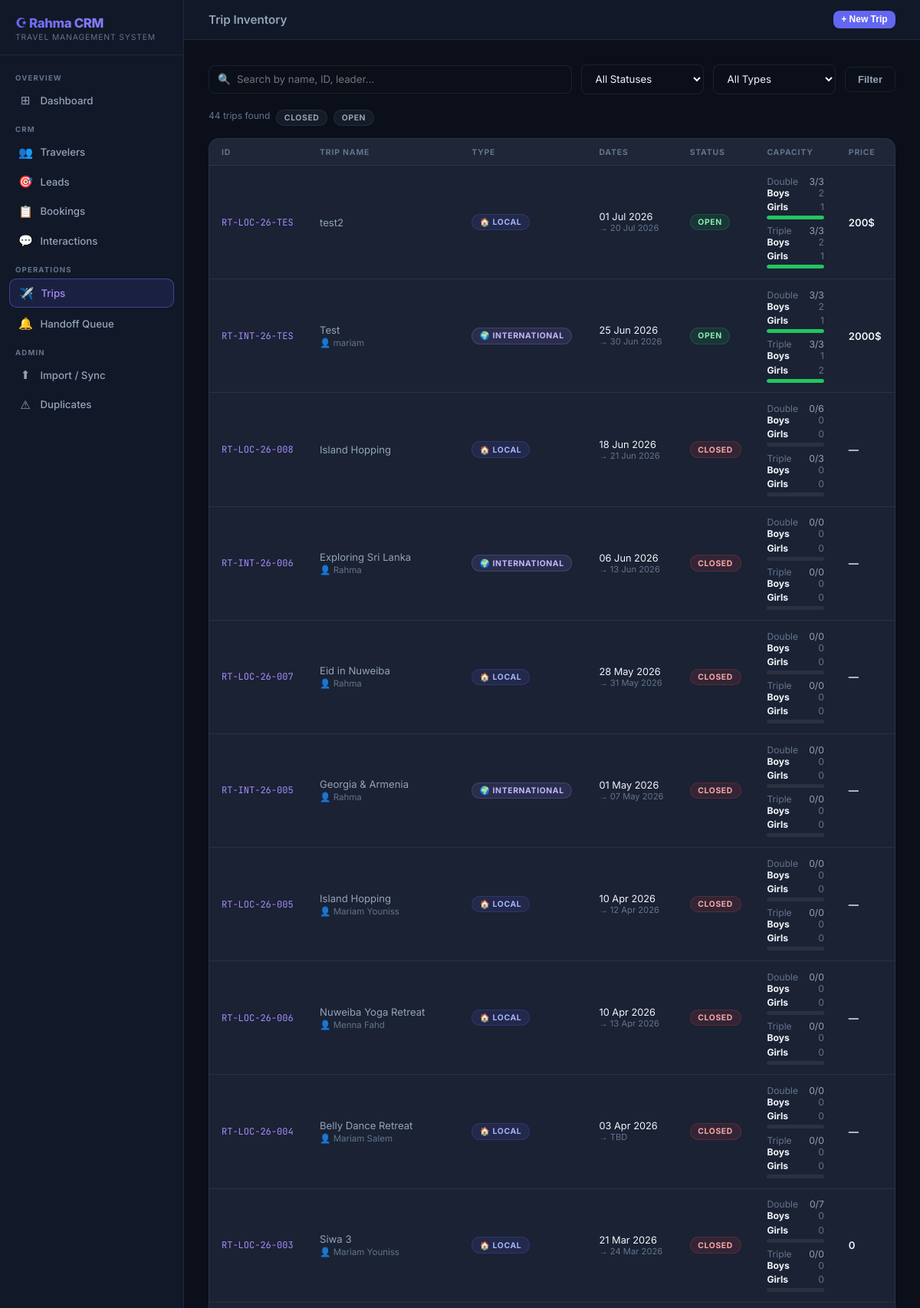
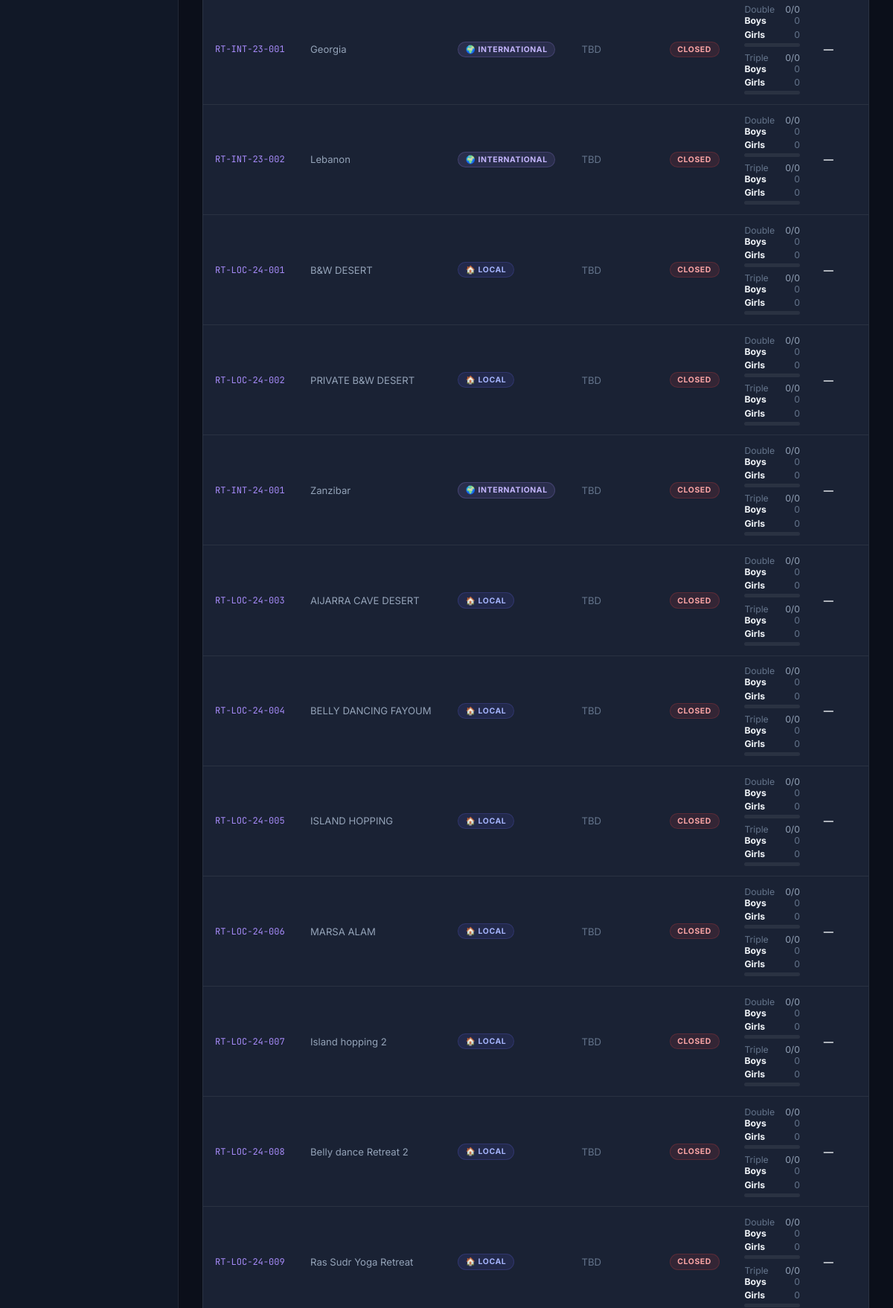
The page /trips/ (upper part) on the database its author committed (2 pictures, top to bottom).
### app/models/trip.py (models this page shows, shortened)
class Trip(db.Model):
    __tablename__ = 'trips'
    trip_id = db.Column(db.String(50), primary_key=True)
    trip_name = db.Column(db.String(200), nullable=False)
    type = db.Column(db.String(50)) # Local / International
    year = db.Column(db.Integer)
    trip_leader = db.Column(db.String(100))
    start_date = db.Column(db.Date)
    end_date = db.Column(db.Date)
    sales_status = db.Column(db.String(50)) # Open / Closed / Cancelled
    data_audit = db.Column(db.Text)
    trip_window_status = db.Column(db.String(50))
    trip_availability_note = db.Column(db.Text)
    next_reengage_date = db.Column(db.Date)
    single_total = db.Column(db.Integer, default=0)
    double_total = db.Column(db.Integer, default=0)
    triple_total = db.Column(db.Integer, default=0)
    single_remaining = db.Column(db.Integer, default=0)
    double_remaining = db.Column(db.Integer, default=0)
    triple_remaining = db.Column(db.Integer, default=0)
    draft_holds_single = db.Column(db.Integer, default=0)
    draft_holds_double = db.Column(db.Integer, default=0)
    draft_holds_triple = db.Column(db.Integer, default=0)
    boys_double = db.Column(db.Integer, default=0)
    girls_double = db.Column(db.Integer, default=0)
    boys_triple = db.Column(db.Integer, default=0)
    girls_triple = db.Column(db.Integer, default=0)
    public_price = db.Column(db.String(200))
    public_description = db.Column(db.Text)
    sales_notes = db.Column(db.Text)
    bookings = db.relationship('TripBooking', backref='trip', lazy=True)

### app/routes/trips.py (the view)
@trips_bp.route('/')
def index():
    q = request.args.get('q', '')
    status = request.args.get('status', '')
    trip_type = request.args.get('type', '')
    query = Trip.query
    if q:
        query = query.filter(or_(
            Trip.trip_name.ilike(f'%{q}%'),
            Trip.trip_id.ilike(f'%{q}%'),
            Trip.trip_leader.ilike(f'%{q}%'),
        ))
    if status:
        query = query.filter(Trip.sales_status == status)
    if trip_type:
        query = query.filter(Trip.type == trip_type)
    trips = query.order_by(Trip.start_date.desc()).all()
    statuses = [r[0] for r in db.session.query(Trip.sales_status).distinct().all() if r[0]]
    types = [r[0] for r in db.session.query(Trip.type).distinct().all() if r[0]]
    return render_template('trips/index.html',
                           trips=trips,
                           q=q,
                           current_status=status,
                           current_type=trip_type,
                           statuses=statuses,
                           types=types)

### app/templates/trips/index.html (shortened to what this page needs)
{% extends "base.html" %}
{% block topbar_title %}Trip Inventory{% endblock %}
{% block topbar_actions %}
<button onclick="openModal('createTrip')" class="btn btn-primary btn-sm">+ New Trip</button>
{% endblock %}
{% block content %}
<form method="GET" action="{{ url_for('trips.index') }}" class="search-bar">
    <div class="search-input-wrap">
        <span class="search-icon">🔍</span>
        <input class="form-input" type="text" name="q" value="{{ q }}" placeholder="Search by name, ID, leader…">
    </div>
    <select class="form-select" name="status" style="width:160px">
        <option value="">All Statuses</option>
    </select>
    <select class="form-select" name="type" style="width:160px">
        <option value="">All Types</option>
    </select>
    <button type="submit" class="btn btn-ghost">Filter</button>
</form>
<div style="display:flex;gap:0.5rem;margin-bottom:1rem;flex-wrap:wrap">
    <span style="font-size:0.75rem;color:var(--text-muted)">{{ trips|length }} trips found</span>
    {% for s in statuses %}
    <a href="{{ url_for('trips.index', status=s) }}"
       style="text-decoration:none"
       class="badge {% if current_status == s %}badge-blue{% else %}badge-gray{% endif %}">{{ s }}</a>
    {% endfor %}
</div>
{% if trips %}
<div class="card" style="padding:0;overflow:hidden">
    <table class="data-table">
        <thead><tr>
            <th>ID</th>
            <th>Trip Name</th>
            <th>Type</th>
            <th>Dates</th>
            <th>Status</th>
            <th>Capacity</th>
            <th>Price</th>
        </tr></thead>
        <tbody>
        {% for trip in trips %}
        <tr onclick="window.location='{{ url_for('trips.detail', trip_id=trip.trip_id, q=q, status=current_status, type=current_type) }}'">
            <td class="mono">{{ trip.trip_id }}</td>
            <td>
                <div class="primary">{{ trip.trip_name }}</div>
                {% if trip.trip_leader %}
                <div style="font-size:0.72rem;color:var(--text-muted);margin-top:2px">👤 {{ trip.trip_leader }}</div>
                {% endif %}
            </td>
            <td>
                {% if trip.type == 'International' %}
                    <span class="badge badge-purple">🌍 {{ trip.type }}</span>
                {% else %}
                    <span class="badge badge-blue">🏠 {{ trip.type or '—' }}</span>
                {% endif %}
            </td>
            <td>
                {% if trip.start_date %}
                <div style="font-size:0.8rem;color:var(--text-main)">{{ trip.start_date.strftime('%d %b %Y') }}</div>
                <div style="font-size:0.7rem;color:var(--text-muted)">→ {{ trip.end_date.strftime('%d %b %Y') if trip.end_date else 'TBD' }}</div>
                {% else %}
                <span style="color:var(--text-muted)">TBD</span>
                {% endif %}
            </td>
            <td>
                {% if trip.sales_status == 'Open' %}<span class="badge badge-green">Open</span>
                {% elif trip.sales_status == 'Closed' %}<span class="badge badge-red">Closed</span>
                {% elif trip.sales_status == 'Cancelled' %}<span class="badge badge-gray">Cancelled</span>
                {% else %}<span class="badge badge-yellow">{{ trip.sales_status or '—' }}</span>{% endif %}
            </td>
            <td>
                {% set double_total = trip.double_total or 0 %}
                {% set triple_total = trip.triple_total or 0 %}
                <div style="display:flex;flex-direction:column;gap:0.45rem;font-size:0.76rem">
                    {% set d_pct = (trip.double_remaining / double_total * 100) if double_total else 0 %}
                    {% set t_pct = (trip.triple_remaining / triple_total * 100) if triple_total else 0 %}
                    <div>
                        <div style="display:flex;justify-content:space-between;gap:0.75rem">
                            <span style="color:var(--text-muted)">Double</span>
                            <span>{{ trip.double_remaining }}/{{ double_total }}</span>
                        </div>
                        <div style="display:flex;flex-direction:column;gap:0.2rem;color:var(--text-muted)">
                            <div style="display:flex;justify-content:space-between;gap:0.75rem">
                                <span style="font-weight:700;color:var(--text-main)">Boys</span>
                                <span>{{ trip.boys_double or 0 }}</span>
                            </div>
                            <div style="display:flex;justify-content:space-between;gap:0.75rem">
                                <span style="font-weight:700;color:var(--text-main)">Girls</span>
                                <span>{{ trip.girls_double or 0 }}</span>
                            </div>
                        </div>
                        <div class="cap-bar"><div class="cap-fill {% if d_pct > 30 %}good{% elif d_pct > 0 %}warn{% else %}empty{% endif %}" style="width:{{ d_pct }}%"></div></div>
                    </div>
                    <div>
                        <div style="display:flex;justify-content:space-between;gap:0.75rem">
                            <span style="color:var(--text-muted)">Triple</span>
                            <span>{{ trip.triple_remaining }}/{{ triple_total }}</span>
                        </div>
                        <div style="display:flex;flex-direction:column;gap:0.2rem;color:var(--text-muted)">
                            <div style="display:flex;justify-content:space-between;gap:0.75rem">
                                <span style="font-weight:700;color:var(--text-main)">Boys</span>
                                <span>{{ trip.boys_triple or 0 }}</span>
                            </div>
                            <div style="display:flex;justify-content:space-between;gap:0.75rem">
                                <span style="font-weight:700;color:var(--text-main)">Girls</span>
                                <span>{{ trip.girls_triple or 0 }}</span>
                            </div>
                        </div>
                        <div class="cap-bar"><div class="cap-fill {% if t_pct > 30 %}good{% elif t_pct > 0 %}warn{% else %}empty{% endif %}" style="width:{{ t_pct }}%"></div></div>
                    </div>
                </div>
            </td>
            <td style="color:var(--text-main);font-weight:600">{{ trip.public_price or '—' }}</td>
        </tr>
        {% endfor %}
        </tbody>
    </table>
</div>
{% endif %}
{% endblock %}

### app/templates/base.html (style rules this page uses)
*, *::before, *::after { box-sizing: border-box; margin: 0; padding: 0; }
:root { --bg-base: #0b0f1a; --bg-surface: #111827; --bg-card: #1a2234; --bg-hover: #1e2a40; --border: rgba(255,255,255,0.07); --border-act: rgba(99,102,241,0.5); --accent: #6366f1; --accent-2: #a78bfa; --text-main: #f1f5f9; --text-muted: #64748b; --text-dim: #94a3b8; --green: #22c55e; --yellow: #eab308; --red: #ef4444; --sidebar-w: 240px; }
html, body { height: 100%; font-family: 'Inter', sans-serif; background: var(--bg-base); color: var(--text-main); }
.btn { display: inline-flex; align-items: center; gap: 0.4rem; padding: 0.5rem 1rem; border-radius: 0.5rem; font-size: 0.82rem; font-weight: 600; border: none; cursor: pointer; text-decoration: none; transition: all 0.15s ease; }
.btn-primary { background: var(--accent); color: #fff; }
.btn-ghost { background: transparent; color: var(--text-dim); border: 1px solid var(--border); }
.btn-sm { padding: 0.3rem 0.65rem; font-size: 0.75rem; }
.card { background: var(--bg-card); border: 1px solid var(--border); border-radius: 0.875rem; padding: 1.5rem; }
.badge { display: inline-flex; align-items: center; padding: 0.2rem 0.6rem; border-radius: 999px; font-size: 0.65rem; font-weight: 700; text-transform: uppercase; letter-spacing: 0.06em; }
.badge-green { background: rgba(34,197,94,0.12); color: #86efac; border: 1px solid rgba(34,197,94,0.2); }
.badge-red { background: rgba(239,68,68,0.12); color: #fca5a5; border: 1px solid rgba(239,68,68,0.2); }
.badge-blue { background: rgba(99,102,241,0.12); color: #a5b4fc; border: 1px solid rgba(99,102,241,0.2); }
.badge-purple { background: rgba(167,139,250,0.12);color: #c4b5fd; border: 1px solid rgba(167,139,250,0.2); }
.badge-gray { background: rgba(100,116,139,0.12);color: #94a3b8; border: 1px solid rgba(100,116,139,0.2); }
.data-table { width: 100%; border-collapse: collapse; font-size: 0.82rem; }
.data-table thead th { text-align: left; padding: 0.65rem 1rem; color: var(--text-muted); font-size: 0.65rem; font-weight: 700; text-transform: uppercase; letter-spacing: 0.08em; border-bottom: 1px solid var(--border); background: rgba(255,255,255,0.02); }
.data-table tbody tr { border-bottom: 1px solid var(--border); transition: background 0.1s; cursor: pointer; }
.data-table tbody td { padding: 0.8rem 1rem; color: var(--text-dim); vertical-align: middle; }
.data-table tbody td.mono { font-family: 'JetBrains Mono', monospace; font-size: 0.75rem; color: var(--accent-2); }
.form-input, .form-select, .form-textarea { width: 100%; background: var(--bg-base); border: 1px solid var(--border); border-radius: 0.5rem; padding: 0.6rem 0.85rem; color: var(--text-main); font-size: 0.83rem; font-family: 'Inter', sans-serif; outline: none; transition: border-color 0.15s; }
.form-select option { background: var(--bg-surface); }
.search-bar { display: flex; gap: 0.75rem; align-items: center; margin-bottom: 1.25rem; flex-wrap: wrap; }
.search-input-wrap { position: relative; flex: 1; min-width: 200px; }
.search-input-wrap input { padding-left: 2.25rem; }
.search-icon { position: absolute; left: 0.75rem; top: 50%; transform: translateY(-50%); color: var(--text-muted); font-size: 0.85rem; pointer-events: none; }
.cap-bar { height: 5px; background: var(--border); border-radius: 999px; overflow: hidden; margin-top: 4px; }
.cap-fill { height: 100%; border-radius: 999px; transition: width 0.3s; }
.cap-fill.good { background: var(--green); }

### rows shown on the page
Trip: trip_id "RT-LOC-26-TES", trip_name "test2", type "LOCAL", start_date "01 Jul 2026", end_date "20 Jul 2026", sales_status "OPEN", double_remaining "3", double_total "3", boys_double "2", girls_double "1", {{ d_pct }} 100.0 (drawn), triple_remaining "3", triple_total "3", boys_triple "2", girls_triple "1", {{ t_pct }} 100.0 (drawn), public_price "200$"
Trip: trip_id "RT-INT-26-TES", trip_name "Test", trip_leader "mariam", type "INTERNATIONAL", start_date "25 Jun 2026", end_date "30 Jun 2026", sales_status "OPEN", double_remaining "3", double_total "3", boys_double "2", girls_double "1", {{ d_pct }} 100.0 (drawn), triple_remaining "3", triple_total "3", boys_triple "1", girls_triple "2", {{ t_pct }} 100.0 (drawn), public_price "2000$"
Trip: trip_id "RT-LOC-26-008", trip_name "Island Hopping", type "LOCAL", start_date "18 Jun 2026", end_date "21 Jun 2026", sales_status "CLOSED", double_remaining "0", double_total "6", boys_double "0", girls_double "0", triple_remaining "0", triple_total "3", boys_triple "0", girls_triple "0", public_price "—"
Trip: trip_id "RT-INT-26-006", trip_name "Exploring Sri Lanka", trip_leader "Rahma", type "INTERNATIONAL", start_date "06 Jun 2026", end_date "13 Jun 2026", sales_status "CLOSED", double_remaining "0", double_total "0", boys_double "0", girls_double "0", triple_remaining "0", triple_total "0", boys_triple "0", girls_triple "0", public_price "—"
Trip: trip_id "RT-LOC-26-007", trip_name "Eid in Nuweiba", trip_leader "Rahma", type "LOCAL", start_date "28 May 2026", end_date "31 May 2026", sales_status "CLOSED", double_remaining "0", double_total "0", boys_double "0", girls_double "0", triple_remaining "0", triple_total "0", boys_triple "0", girls_triple "0", public_price "—"
Trip: trip_id "RT-INT-26-005", trip_name "Georgia & Armenia", trip_leader "Rahma", type "INTERNATIONAL", start_date "01 May 2026", end_date "07 May 2026", sales_status "CLOSED", double_remaining "0", double_total "0", boys_double "0", girls_double "0", triple_remaining "0", triple_total "0", boys_triple "0", girls_triple "0", public_price "—"
Trip: trip_id "RT-LOC-26-005", trip_name "Island Hopping", trip_leader "Mariam Youniss", type "LOCAL", start_date "10 Apr 2026", end_date "12 Apr 2026", sales_status "CLOSED", double_remaining "0", double_total "0", boys_double "0", girls_double "0", triple_remaining "0", triple_total "0", boys_triple "0", girls_triple "0", public_price "—"
Trip: trip_id "RT-LOC-26-006", trip_name "Nuweiba Yoga Retreat", trip_leader "Menna Fahd", type "LOCAL", start_date "10 Apr 2026", end_date "13 Apr 2026", sales_status "CLOSED", double_remaining "0", double_total "0", boys_double "0", girls_double "0", triple_remaining "0", triple_total "0", boys_triple "0", girls_triple "0", public_price "—"
Trip: trip_id "RT-LOC-26-004", trip_name "Belly Dance Retreat", trip_leader "Mariam Salem", type "LOCAL", start_date "03 Apr 2026", end_date "TBD", sales_status "CLOSED", double_remaining "0", double_total "0", boys_double "0", girls_double "0", triple_remaining "0", triple_total "0", boys_triple "0", girls_triple "0", public_price "—"
Trip: trip_id "RT-LOC-26-003", trip_name "Siwa 3", trip_leader "Mariam Youniss", type "LOCAL", start_date "21 Mar 2026", end_date "24 Mar 2026", sales_status "CLOSED", double_remaining "0", double_total "7", boys_double "0", girls_double "0", triple_remaining "0", triple_total "0", boys_triple "0", girls_triple "0", public_price "0"
Trip: trip_id "RT-INT-23-001", trip_name "Georgia", type "INTERNATIONAL", shows "TBD", sales_status "CLOSED", double_remaining "0", double_total "0", boys_double "0", girls_double "0", triple_remaining "0", triple_total "0", boys_triple "0", girls_triple "0", public_price "—"
Trip: trip_id "RT-INT-23-002", trip_name "Lebanon", type "INTERNATIONAL", shows "TBD", sales_status "CLOSED", double_remaining "0", double_total "0", boys_double "0", girls_double "0", triple_remaining "0", triple_total "0", boys_triple "0", girls_triple "0", public_price "—"
Trip: trip_id "RT-LOC-24-001", trip_name "B&W DESERT", type "LOCAL", shows "TBD", sales_status "CLOSED", double_remaining "0", double_total "0", boys_double "0", girls_double "0", triple_remaining "0", triple_total "0", boys_triple "0", girls_triple "0", public_price "—"
Trip: trip_id "RT-LOC-24-002", trip_name "PRIVATE B&W DESERT", type "LOCAL", shows "TBD", sales_status "CLOSED", double_remaining "0", double_total "0", boys_double "0", girls_double "0", triple_remaining "0", triple_total "0", boys_triple "0", girls_triple "0", public_price "—"
Trip: trip_id "RT-INT-24-001", trip_name "Zanzibar", type "INTERNATIONAL", shows "TBD", sales_status "CLOSED", double_remaining "0", double_total "0", boys_double "0", girls_double "0", triple_remaining "0", triple_total "0", boys_triple "0", girls_triple "0", public_price "—"
Trip: trip_id "RT-LOC-24-003", trip_name "AlJARRA CAVE DESERT", type "LOCAL", shows "TBD", sales_status "CLOSED", double_remaining "0", double_total "0", boys_double "0", girls_double "0", triple_remaining "0", triple_total "0", boys_triple "0", girls_triple "0", public_price "—"
Trip: trip_id "RT-LOC-24-004", trip_name "BELLY DANCING FAYOUM", type "LOCAL", shows "TBD", sales_status "CLOSED", double_remaining "0", double_total "0", boys_double "0", girls_double "0", triple_remaining "0", triple_total "0", boys_triple "0", girls_triple "0", public_price "—"
Trip: trip_id "RT-LOC-24-005", trip_name "ISLAND HOPPING", type "LOCAL", shows "TBD", sales_status "CLOSED", double_remaining "0", double_total "0", boys_double "0", girls_double "0", triple_remaining "0", triple_total "0", boys_triple "0", girls_triple "0", public_price "—"
Trip: trip_id "RT-LOC-24-006", trip_name "MARSA ALAM", type "LOCAL", shows "TBD", sales_status "CLOSED", double_remaining "0", double_total "0", boys_double "0", girls_double "0", triple_remaining "0", triple_total "0", boys_triple "0", girls_triple "0", public_price "—"
Trip: trip_id "RT-LOC-24-007", trip_name "Island hopping 2", type "LOCAL", shows "TBD", sales_status "CLOSED", double_remaining "0", double_total "0", boys_double "0", girls_double "0", triple_remaining "0", triple_total "0", boys_triple "0", girls_triple "0", public_price "—"
Trip: trip_id "RT-LOC-24-008", trip_name "Belly dance Retreat 2", type "LOCAL", shows "TBD", sales_status "CLOSED", double_remaining "0", double_total "0", boys_double "0", girls_double "0", triple_remaining "0", triple_total "0", boys_triple "0", girls_triple "0", public_price "—"
Trip: trip_id "RT-LOC-24-009", trip_name "Ras Sudr Yoga Retreat", type "LOCAL", shows "TBD", sales_status "CLOSED", double_remaining "0", double_total "0", boys_double "0", girls_double "0", triple_remaining "0", triple_total "0", boys_triple "0", girls_triple "0", public_price "—"

### other values the page prints
{{ trips|length }} "44"
{{ s }} "CLOSED" "OPEN"
